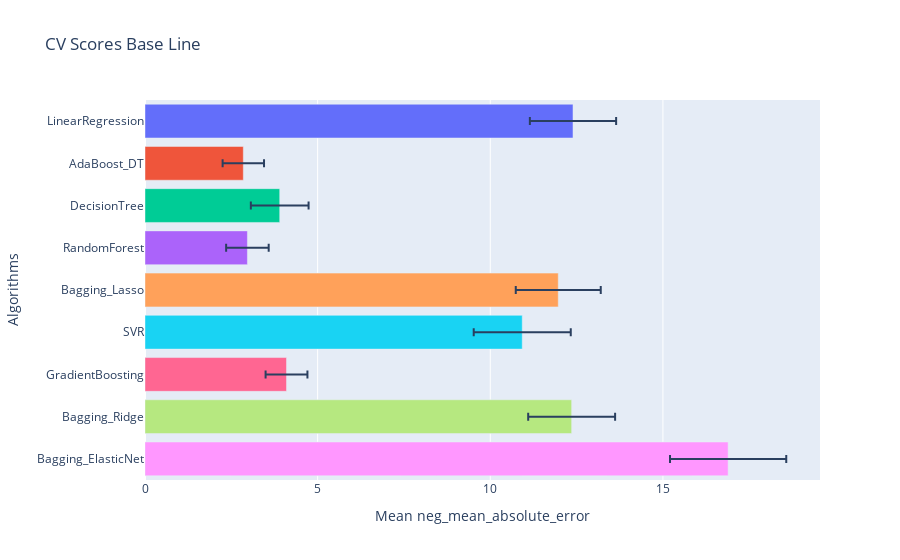

The notebook cell saved with this chart:
### Code cell
gp.crossval_models(x_train,y_train,10,lista_estimadores,"neg_mean_absolute_error")

### Figure 1 — Plotly figure (JSON) as saved in the notebook; plotly's stock layout.template omitted (floating-point values rounded to 4 significant figures)
{"data": [{"alignmentgroup": "True", "error_x": {"array": [1.249]}, "hovertemplate": "Algorithms=%{y}<br>Mean neg_mean_absolute_error=%{x}<extra></extra>", "legendgroup": "LinearRegression", "marker": {"color": "#636efa", "pattern": {"shape": ""}}, "name": "LinearRegression", "offsetgroup": "LinearRegression", "orientation": "h", "showlegend": true, "textposition": "auto", "type": "bar", "x": [12.4], "xaxis": "x", "y": ["LinearRegression"], "yaxis": "y"}, {"alignmentgroup": "True", "error_x": {"array": [0.5997]}, "hovertemplate": "Algorithms=%{y}<br>Mean neg_mean_absolute_error=%{x}<extra></extra>", "legendgroup": "AdaBoost_DT", "marker": {"color": "#EF553B", "pattern": {"shape": ""}}, "name": "AdaBoost_DT", "offsetgroup": "AdaBoost_DT", "orientation": "h", "showlegend": true, "textposition": "auto", "type": "bar", "x": [2.848], "xaxis": "x", "y": ["AdaBoost_DT"], "yaxis": "y"}, {"alignmentgroup": "True", "error_x": {"array": [0.8361]}, "hovertemplate": "Algorithms=%{y}<br>Mean neg_mean_absolute_error=%{x}<extra></extra>", "legendgroup": "DecisionTree", "marker": {"color": "#00cc96", "pattern": {"shape": ""}}, "name": "DecisionTree", "offsetgroup": "DecisionTree", "orientation": "h", "showlegend": true, "textposition": "auto", "type": "bar", "x": [3.901], "xaxis": "x", "y": ["DecisionTree"], "yaxis": "y"}, {"alignmentgroup": "True", "error_x": {"array": [0.6162]}, "hovertemplate": "Algorithms=%{y}<br>Mean neg_mean_absolute_error=%{x}<extra></extra>", "legendgroup": "RandomForest", "marker": {"color": "#ab63fa", "pattern": {"shape": ""}}, "name": "RandomForest", "offsetgroup": "RandomForest", "orientation": "h", "showlegend": true, "textposition": "auto", "type": "bar", "x": [2.966], "xaxis": "x", "y": ["RandomForest"], "yaxis": "y"}, {"alignmentgroup": "True", "error_x": {"array": [1.231]}, "hovertemplate": "Algorithms=%{y}<br>Mean neg_mean_absolute_error=%{x}<extra></extra>", "legendgroup": "Bagging_Lasso", "marker": {"color": "#FFA15A", "pattern": {"shape": ""}}, "name": "Bagging_Lasso", "offsetgroup": "Bagging_Lasso", "orientation": "h", "showlegend": true, "textposition": "auto", "type": "bar", "x": [11.97], "xaxis": "x", "y": ["Bagging_Lasso"], "yaxis": "y"}, {"alignmentgroup": "True", "error_x": {"array": [1.405]}, "hovertemplate": "Algorithms=%{y}<br>Mean neg_mean_absolute_error=%{x}<extra></extra>", "legendgroup": "SVR", "marker": {"color": "#19d3f3", "pattern": {"shape": ""}}, "name": "SVR", "offsetgroup": "SVR", "orientation": "h", "showlegend": true, "textposition": "auto", "type": "bar", "x": [10.93], "xaxis": "x", "y": ["SVR"], "yaxis": "y"}, {"alignmentgroup": "True", "error_x": {"array": [0.6058]}, "hovertemplate": "Algorithms=%{y}<br>Mean neg_mean_absolute_error=%{x}<extra></extra>", "legendgroup": "GradientBoosting", "marker": {"color": "#FF6692", "pattern": {"shape": ""}}, "name": "GradientBoosting", "offsetgroup": "GradientBoosting", "orientation": "h", "showlegend": true, "textposition": "auto", "type": "bar", "x": [4.098], "xaxis": "x", "y": ["GradientBoosting"], "yaxis": "y"}, {"alignmentgroup": "True", "error_x": {"array": [1.259]}, "hovertemplate": "Algorithms=%{y}<br>Mean neg_mean_absolute_error=%{x}<extra></extra>", "legendgroup": "Bagging_Ridge", "marker": {"color": "#B6E880", "pattern": {"shape": ""}}, "name": "Bagging_Ridge", "offsetgroup": "Bagging_Ridge", "orientation": "h", "showlegend": true, "textposition": "auto", "type": "bar", "x": [12.36], "xaxis": "x", "y": ["Bagging_Ridge"], "yaxis": "y"}, {"alignmentgroup": "True", "error_x": {"array": [1.683]}, "hovertemplate": "Algorithms=%{y}<br>Mean neg_mean_absolute_error=%{x}<extra></extra>", "legendgroup": "Bagging_ElasticNet", "marker": {"color": "#FF97FF", "pattern": {"shape": ""}}, "name": "Bagging_ElasticNet", "offsetgroup": "Bagging_ElasticNet", "orientation": "h", "showlegend": true, "textposition": "auto", "type": "bar", "x": [16.89], "xaxis": "x", "y": ["Bagging_ElasticNet"], "yaxis": "y"}], "layout": {"barmode": "relative", "legend": {"title": {"text": "Algorithms"}, "tracegroupgap": 0}, "showlegend": false, "title": {"text": "CV Scores Base Line"}, "xaxis": {"anchor": "y", "domain": [0, 1], "title": {"text": "Mean neg_mean_absolute_error"}}, "yaxis": {"anchor": "x", "categoryarray": ["Bagging_ElasticNet", "Bagging_Ridge", "GradientBoosting", "SVR", "Bagging_Lasso", "RandomForest", "DecisionTree", "AdaBoost_DT", "LinearRegression"], "categoryorder": "array", "domain": [0, 1], "title": {"text": "Algorithms"}}}}
